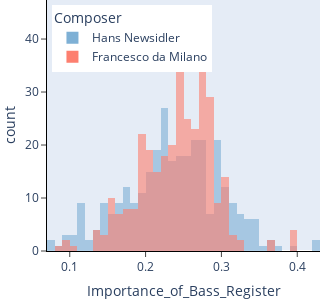

Notebook cell for this chart:
### Markdown cell above
# Example: Feature

As a quick check, we plot two features and compare their distributions for da Milano and Newsidler.

### Code cell
# histogram of Importance_of_Bass_Register: da Milano vs. Newsidler
fig = px.histogram(
    df_composer,
    x='Importance_of_Bass_Register',
    color='Composer',
    barmode='overlay',
    category_orders={'Composer':['Hans Newsidler', 'Francesco da Milano']},
    color_discrete_sequence=["#7eb0d5", "#fd7f6f"],
    opacity=0.6
)

# layout
fig.update_layout(
    margin=dict(l=0,r=0,b=0,t=0),
    height=300,
    legend=dict(x=0.02, y=0.98, xanchor='left', yanchor='top'),
)
fig.update_xaxes(showline=True, linewidth=1, linecolor='black', ticks='outside')
fig.update_yaxes(showline=True, linewidth=1, linecolor='black', ticks='outside', showgrid=False)

export_and_plot(fig, 'bass_register_histogram', width=300)

### Figure 1 — Plotly figure (JSON) as saved in the notebook; plotly's stock layout.template omitted (floating-point values rounded to 4 significant figures; data arrays with more than 128 entries replaced by an {"elided": "..."} marker saying what was removed)
{"data": [{"alignmentgroup": "True", "bingroup": "x", "hovertemplate": "Composer=Hans Newsidler<br>Importance_of_Bass_Register=%{x}<br>count=%{y}<extra></extra>", "legendgroup": "Hans Newsidler", "marker": {"color": "#7eb0d5", "opacity": 0.6, "pattern": {"shape": ""}}, "name": "Hans Newsidler", "offsetgroup": "Hans Newsidler", "orientation": "v", "showlegend": true, "type": "histogram", "x": {"elided": "312 float values"}, "xaxis": "x", "yaxis": "y"}, {"alignmentgroup": "True", "bingroup": "x", "hovertemplate": "Composer=Francesco da Milano<br>Importance_of_Bass_Register=%{x}<br>count=%{y}<extra></extra>", "legendgroup": "Francesco da Milano", "marker": {"color": "#fd7f6f", "opacity": 0.6, "pattern": {"shape": ""}}, "name": "Francesco da Milano", "offsetgroup": "Francesco da Milano", "orientation": "v", "showlegend": true, "type": "histogram", "x": {"elided": "329 float values"}, "xaxis": "x", "yaxis": "y"}], "layout": {"barmode": "overlay", "height": 300, "legend": {"title": {"text": "Composer"}, "tracegroupgap": 0, "x": 0.02, "xanchor": "left", "y": 0.98, "yanchor": "top"}, "margin": {"b": 0, "l": 0, "r": 0, "t": 0}, "width": 300, "xaxis": {"anchor": "y", "domain": [0, 1], "linecolor": "black", "linewidth": 1, "showline": true, "ticks": "outside", "title": {"text": "Importance_of_Bass_Register"}}, "yaxis": {"anchor": "x", "domain": [0, 1], "linecolor": "black", "linewidth": 1, "showgrid": false, "showline": true, "ticks": "outside", "title": {"text": "count"}}}}
